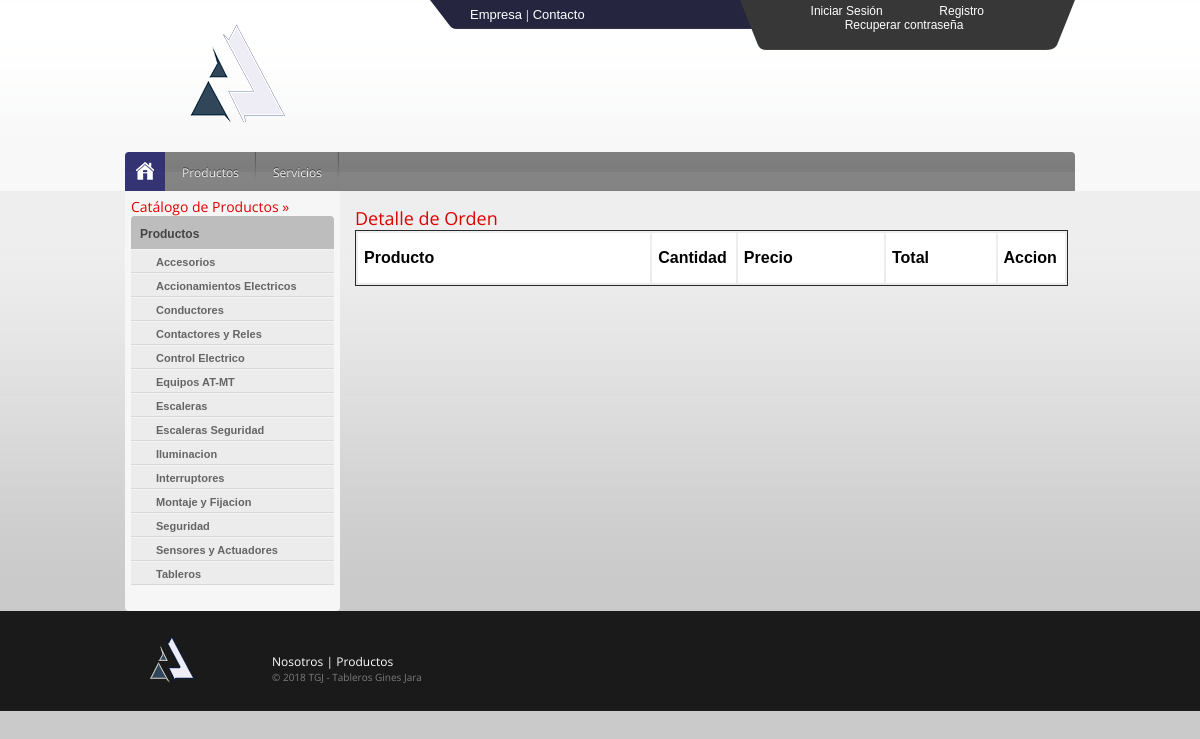
/listadoOrden.php, run on the app's committed database.
### tables this page shows
CREATE TABLE `categorias` (
  `categoriaID` varchar(15) NOT NULL,
  `categoriaNombre` varchar(70) NOT NULL
);

### listadoOrden.php (the view, shortened to what this page needs)
<html lang="es" class=" js rgba multiplebgs backgroundsize borderimage borderradius boxshadow textshadow opacity cssanimations csscolumns cssgradients csstransitions fontface generatedcontent applicationcache js rgba multiplebgs backgroundsize borderimage borderradius boxshadow textshadow opacity cssanimations csscolumns cssgradients csstransitions fontface generatedcontent applicationcache js rgba multiplebgs backgroundsize borderimage borderradius boxshadow textshadow opacity cssanimations csscolumns cssgradients csstransitions fontface generatedcontent applicationcache">
   <?php include('./inc/header.php'); ?>
<div id="Main">
<div id="WebPage">
		<aside class="sidebarPage">
		    <h4>
		    	Catálogo de Productos »
		    </h4>
        <ul id="accordion" class="accordion">
          <li>
        <div class="open">Productos</div>
<ul id="4-29" style="display: block;">
  <?php
   $query = "SELECT * FROM categorias ORDER BY categoriaNombre";
   $result = mysqli_query($ConexionBD,$query);
   if (mysqli_num_rows($result) > 0) {
     while ($row = mysqli_fetch_array($result)) {
   ?>
   <a href="Productos.php?IDrequest=<?php echo $row['categoriaID']; ?>"><li><?php echo $row["categoriaNombre"]; ?></li></a>
   <?php
    }
   }
   ?>
   </ul>
 </li>
	</ul>
		</aside>
    <div class="container_accesorios"  >
      <br>
      <h3>Detalle de Orden</h3>
      <div class="table-responsive">
        <table class="table table-bordered" style="border: 1px solid;">
        <tr>
          <th width="40%">Producto</th>
         <th width="10%">Cantidad</th>
         <th width="20%">Precio</th>
         <th width="15%">Total</th>
         <th width="5%">Accion</th>
        </tr>
        </table>
    </div>
        </div>
    </div>
    </div>
       <?php include('./inc/footer.php'); ?>
       <?php include('./inc/script.php'); ?></body></html>

### css/style.css (style rules this page uses)
body { background: #cacaca url(images/bg-body.png) repeat-x center top; font-family: Helvetica, Arial; font-size: 13px; color: #292929; margin:0; padding:0; /text-align: center; }
img, div, a, input, background { behavior: url(images/iepngfix.htc); }
a { color: #470201; text-decoration: none; font-style: normal; font-weight: normal; }
h1, h2, h3, h4, h5, h6 { font-weight: normal; margin: 0 0 0 0; color: #ea312c; font-family: 'Open Sans', sans-serif; }
h3 { font-size: 18px; color: #de0000; }
h4 { font-size: 14px; color: #de0000; }
#Main { clear:both; margin:0 auto; overflow:hidden; overflow: visible; padding: 0 0 0 0; min-width: 950px; width: 950px; }
#WebPage { clear: both; margin:0 auto; overflow: visible; text-align: left; min-width: 950px; width: 100%; }
.sidebarPage { background: #f6f6f6; border-radius: 4px; -moz-border-radius: 4px; float: left; margin: 0 0; padding: 6px; width: 203px; }
.accordion { list-style: none; margin: 0 0 20px; padding: 0 0 0 0; width: 203px; }
.accordion div { background: #bdbdbd url(images/bg-accordion_ul.jpg) no-repeat right top; border-radius: 4px; -moz-border-radius: 4px; -webkit-border-radius: 4px; color: #444444; cursor: pointer; display: block; font-size: 12px; font-weight: bold; margin:0 0 0 0; padding: 11px 27px 8px 9px; }
.accordion div.open { border-bottom-right-radius: 0px; -moz-border-radius-bottomright: 0px; border-bottom-left-radius: 0px; -moz-border-radius-bottomleft: 0px; }
ul.accordion li { margin-bottom: 3px; }
.accordion ul { list-style-type: none; display: none; padding: 0 0; }
.accordion ul li { background: #ececec url(images/bullet-menu.png) no-repeat left center; border-top: 1px solid #f4f4f4; border-bottom: 1px solid #d8d8d8; color: #375d84; cursor: auto; display:block; font-size:11px; font-weight: normal; margin: 0 0; padding: 6px 5px 4px 25px; width: 173px; }
.accordion ul a { text-decoration: none; }
.accordion ul a li { background: #ececec url(images/bullet-menu.png) no-repeat left center; color: #656565; cursor: pointer; font-weight: bold; }

### css/form.css (style rules this page uses)
th, td { background: white; padding: 5px 10px; }
th { color: #000; background: white; text-align: left; padding: 16px 6px; }
tr { background: white; color: #000; }

### css/imprimir.css (style rules this page uses)
#Superior, .breadcrumbs, #Footer, #imprimir, .sidebarPage, #pasos, .alert-danger, #botoneraCarro, .carroActualizar, .carroRemover, #Mfabricante, #Mbarra { visibility: hidden !important; display: none !important; }

### listadoOrden.php (style rules this page uses)
.container_accesorios { padding-left: 230px; width: 75%; align: right; }

### data on the page
categorias: categoriaNombre "Accesorios"
categorias: categoriaNombre "Accionamientos Electricos"
categorias: categoriaNombre "Conductores"
categorias: categoriaNombre "Contactores y Reles"
categorias: categoriaNombre "Control Electrico"
categorias: categoriaNombre "Equipos AT-MT"
categorias: categoriaNombre "Escaleras"
categorias: categoriaNombre "Escaleras Seguridad"
categorias: categoriaNombre "Iluminacion"
categorias: categoriaNombre "Interruptores"
categorias: categoriaNombre "Montaje y Fijacion"
categorias: categoriaNombre "Seguridad"
categorias: categoriaNombre "Sensores y Actuadores"
categorias: categoriaNombre "Tableros"
